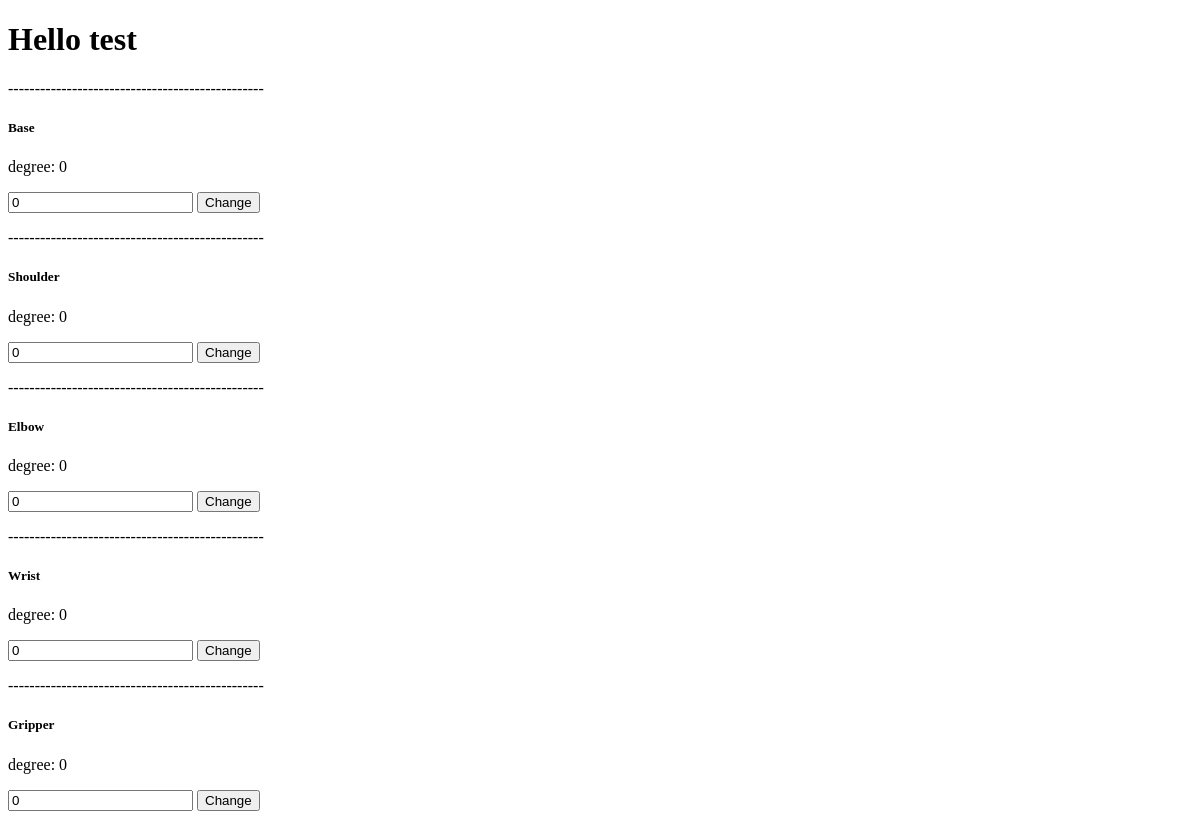
Page /joint/ on the earlier database version.
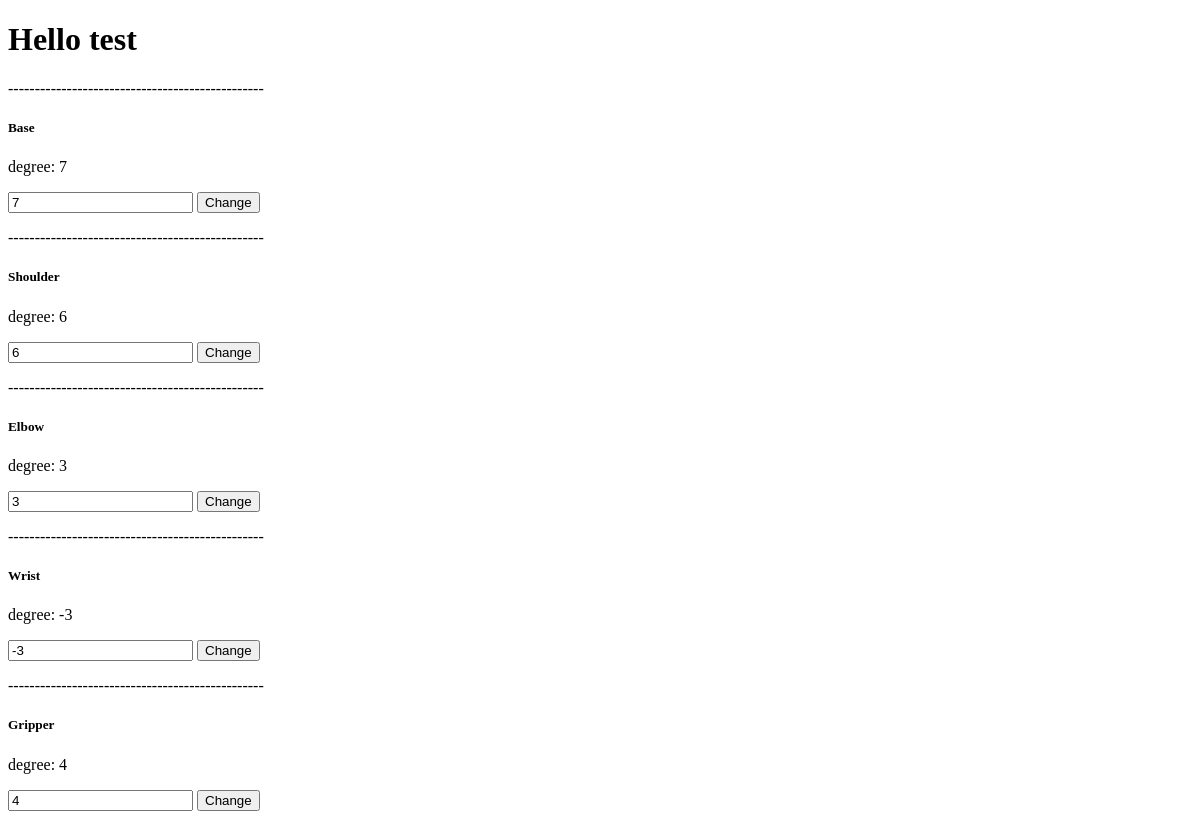
Same page on the later database version.
### joint/models.py (models this page shows, shortened)
class Joint(models.Model):
    name = models.CharField(max_length=20)
    degree = models.IntegerField()

### joint/views.py (the view)
# urls.py: path('', views.joint, name="list_joint"),
def joint(request):
    joints = Joint.objects.all()
    return render(request, 'joint/jointGui.html', {'joints': joints})

### joint/templates/joint/jointGui.html (shortened to what this page needs)
<!doctype html>
<html>
    <head>
        <h1>Hello test</h1>
    </head>
    <body>
        <div class="container">
            <div class="row">
                {% for joint in joints %}
                <p>------------------------------------------------</p  >
                <div class="col-sm">
                    <div class="piece" style="width: 18rem">
                        <div class="piece-body">
                            <h5 class="piece-title"> {{joint.name}} </h5>
                            <p class="piece-text"> degree: {{joint.degree}} </p>
                            <form method="POST" action="{% url 'change_joint' joint.id %}">
                                <input type="number" name="new_angle" value="{{ joint.degree }}">
                                <button type="submit"> Change </button>
                            </form>
                        </div>
                </div>
                {% endfor %}
            </div>
        </div>
    </body>
</html>

Differences in the rows shown:
changed Joint "Base": degree "0" → "7"; new_angle "0" → "7"
changed Joint "Shoulder": degree "0" → "6"; new_angle "0" → "6"
changed Joint "Elbow": degree "0" → "3"; new_angle "0" → "3"
changed Joint "Wrist": degree "0" → "-3"; new_angle "0" → "-3"
changed Joint "Gripper": degree "0" → "4"; new_angle "0" → "4"
